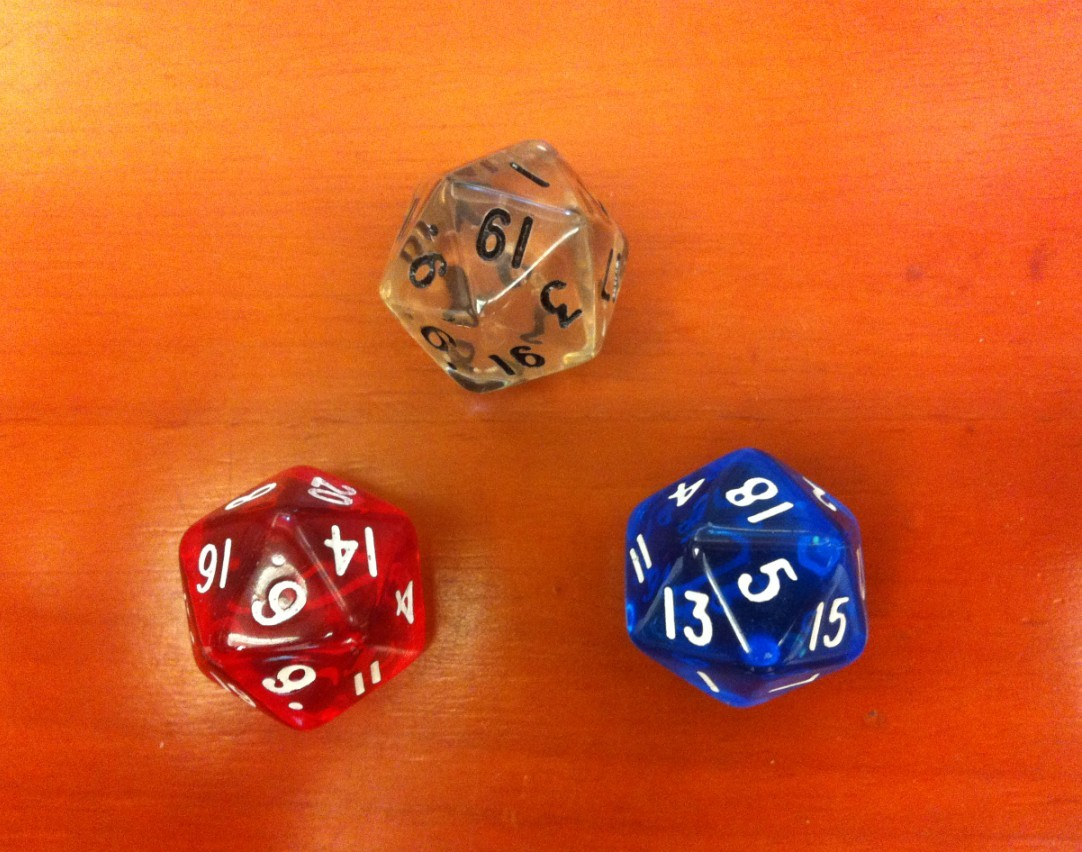
#> input picture dice.jpg, 1082 x 852 px
$ jupyter execute 'D20 Roller Image.ipynb'
#> lines starting #> are read from the running program, lines starting #| are printed output that depends on the picture; after the words box and inside, x2 and y2 are one past the last pixel; in counts of white or black regions, pixels touching at a corner belong together
[cell 1]
import numpy as np
import cv2
import matplotlib.pyplot as plt
min_threshold = 1                      # these values are used to filter our detector.
max_threshold = 2000                     # they can be tweaked depending on the camera distance, camera angle, ...
min_area = 100                         # ... focus, brightness, etc.
min_circularity = .2
min_inertia_ratio = .5

# Load an color image in color (1), grayscale (0), or unchanged (-1)
img = cv2.imread('dice.jpg',1)
#> img is the input picture: shape (852, 1082, 3); mean B, G, R 35.3, 90.4, 208.4
img = cv2.cvtColor(img, cv2.COLOR_BGR2RGB)
grey_img = cv2.imread('dice.jpg',0)
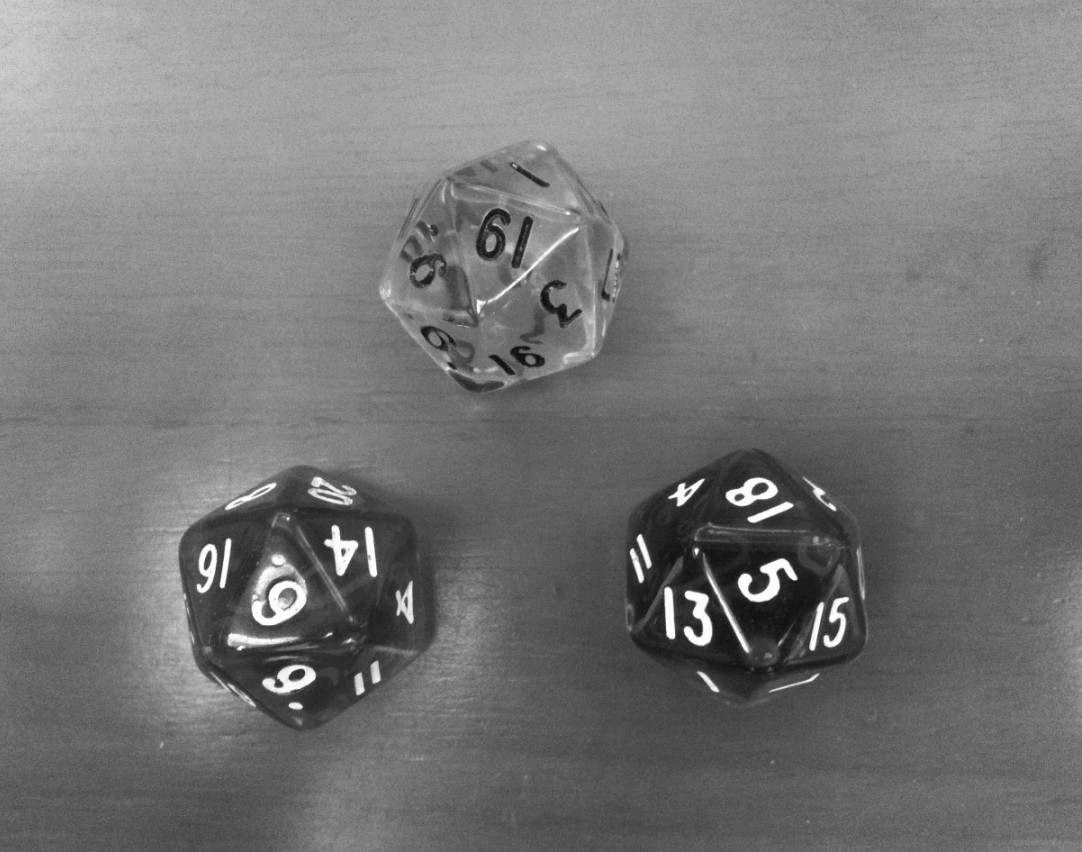
#> grey_img: shape (852, 1082); min 11, max 255, mean 119.4
hsv_img = cv2.imread('dice.jpg',1)
hsv_img = cv2.cvtColor(img, cv2.COLOR_BGR2HSV)
#> hsv_img: shape (852, 1082, 3); mean H, S, V 106.2, 217.5, 212.4
denoised_img2 = cv2.fastNlMeansDenoisingColored(hsv_img,None,15,15,7,21)
#> denoised_img2: shape (852, 1082, 3); mean H, S, V 105.7, 217.5, 212.4
denoised_img = cv2.fastNlMeansDenoisingColored(img,None,15,15,7,21)
grey_denoised_img = cv2.fastNlMeansDenoising(grey_img,None,15,7,21)

# Desired operations done here
params = cv2.SimpleBlobDetector_Params()                # declare filter parameters.
params.filterByArea = True
params.filterByCircularity = True
#params.filterByInertia = True
#params.minThreshold = min_threshold
#params.maxThreshold = max_threshold
params.minArea = min_area
#params.minCircularity = min_circularity
#params.minInertiaRatio = min_inertia_ratio

detector = cv2.SimpleBlobDetector_create(params)        # create a blob detector object.

[cell 2]
keypoints = detector.detect(denoised_img2)                         # keypoints is a list containing the detected blobs.
#> keypoints = 3 keypoints; (x, y, size): (276, 590, 66.4), (430, 231, 16.4), (296, 705, 12.2)
# here we draw keypoints on the frame.
img_with_keypoints = cv2.drawKeypoints(denoised_img2, keypoints, np.array([]), (0, 255, 0),
                                          cv2.DRAW_MATCHES_FLAGS_DRAW_RICH_KEYPOINTS)
#> img_with_keypoints: shape (852, 1082, 3); mean H, S, V 105.7, 217.5, 212.4

full_filter = cv2.Canny(img_with_keypoints,100,200)
#> full_filter: shape (852, 1082); 1.1% white in thin lines or dots, all inside (x1, y1, x2, y2) = (178, 163, 870, 713)
filter1 = cv2.Canny(img_with_keypoints[:,:,0],100,200)#hue
#> filter1: shape (852, 1082); 0.41% white in thin lines or dots, all inside (x1, y1, x2, y2) = (225, 222, 868, 713)
filter2 = cv2.Canny(img_with_keypoints[:,:,1],100,200)#sat
#> filter2: shape (852, 1082); 0.85% white in thin lines or dots, all inside (x1, y1, x2, y2) = (178, 163, 870, 711)
filter3 = cv2.Canny(img_with_keypoints[:,:,2],100,200)#value
#> filter3: shape (852, 1082); 0.74% white in thin lines or dots, all inside (x1, y1, x2, y2) = (197, 162, 863, 713)

f, axarr = plt.subplots(4,2,figsize=(50,50))
axarr[0,0].imshow(img_with_keypoints)
axarr[0,1].imshow(full_filter)
axarr[1,0].imshow(img_with_keypoints[:,:,0], cmap='gray')
axarr[1,1].imshow(filter1)
axarr[2,0].imshow(img_with_keypoints[:,:,1], cmap='gray')
axarr[2,1].imshow(filter2)
axarr[3,0].imshow(img_with_keypoints[:,:,2], cmap='gray')
axarr[3,1].imshow(filter3)

plt.tight_layout()
plt.show()
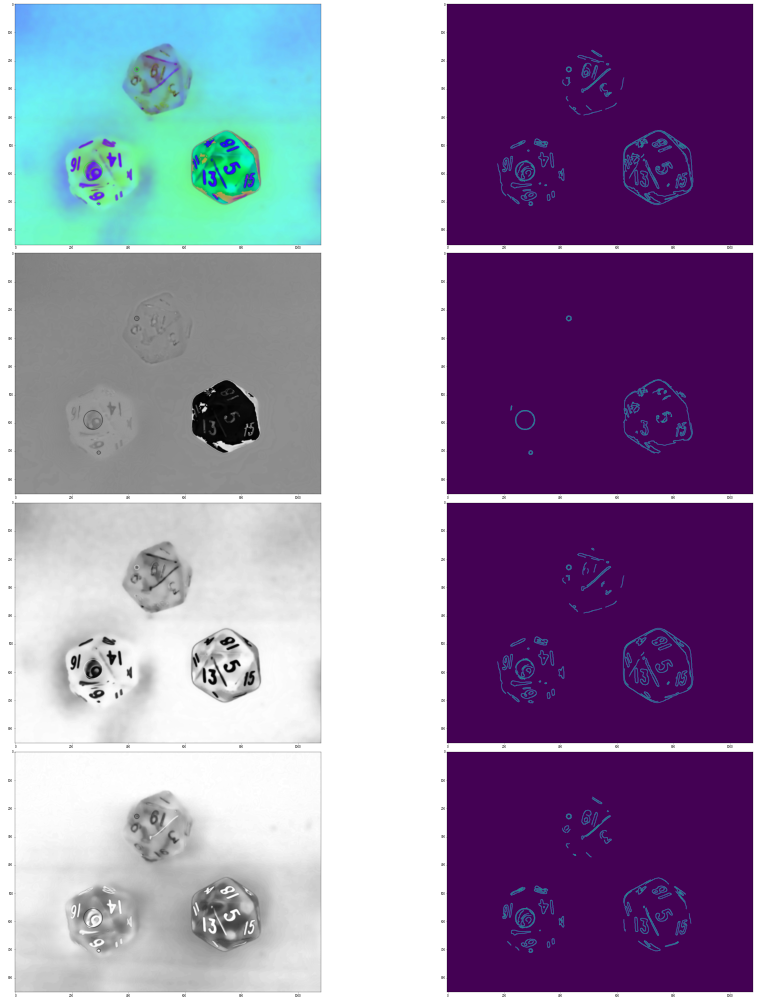
#> figure drawn by matplotlib, 8 panels

[cell 3]
# cv2.imshow("Dice Reader", img_with_keypoints)            # display the frame with keypoints added.
# reading = len(keypoints)                                # 'reading' counts the number of keypoints (pips).
# k = cv2.waitKey(0) & 0xFF
# #if k == 27:         # wait for ESC key to exit
# cv2.destroyAllWindows()

[cell 4]
keypoints = detector.detect(denoised_img)                         # keypoints is a list containing the detected blobs.
#> keypoints = 2 keypoints; (x, y, size): (297, 675, 14.8), (759, 488, 14.7)
# here we draw keypoints on the frame.
img_with_keypoints = cv2.drawKeypoints(denoised_img, keypoints, np.array([]), (0, 255, 0),
                                          cv2.DRAW_MATCHES_FLAGS_DRAW_RICH_KEYPOINTS)

full_filter = cv2.Canny(img_with_keypoints,150,400)
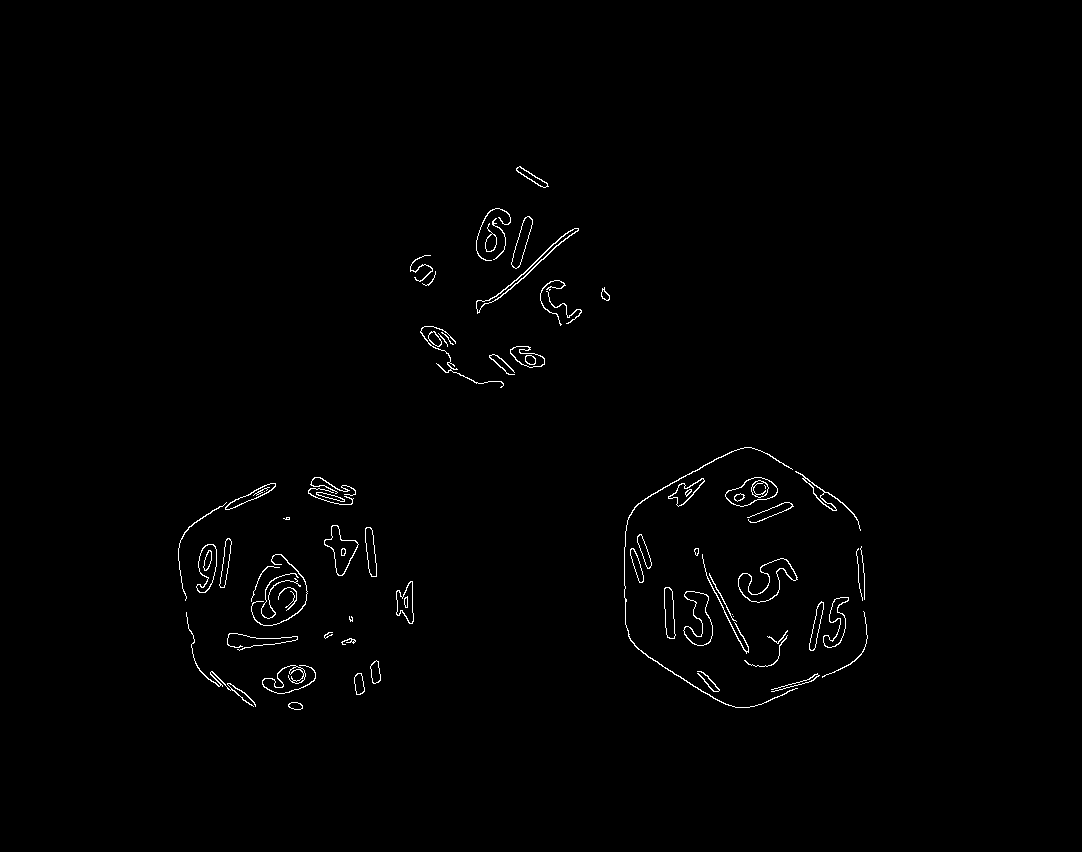
#> full_filter: shape (852, 1082); 0.85% white in thin lines or dots, all inside (x1, y1, x2, y2) = (178, 166, 868, 710)

f, axarr = plt.subplots(1,2,figsize=(50,50))
axarr[0].imshow(img_with_keypoints, cmap='gray')
axarr[1].imshow(full_filter)

plt.tight_layout()
plt.show()

[cell 5]
keypoints = detector.detect(grey_denoised_img)                         # keypoints is a list containing the detected blobs.
#> keypoints = 2 keypoints; (x, y, size): (297, 675, 14.8), (759, 488, 14.8)
# here we draw keypoints on the frame.
img_with_keypoints = cv2.drawKeypoints(grey_denoised_img, keypoints, np.array([]), (0, 255, 0),
                                          cv2.DRAW_MATCHES_FLAGS_DRAW_RICH_KEYPOINTS)

#draw multiple axes
full_filter = cv2.Canny(img_with_keypoints,200,300)
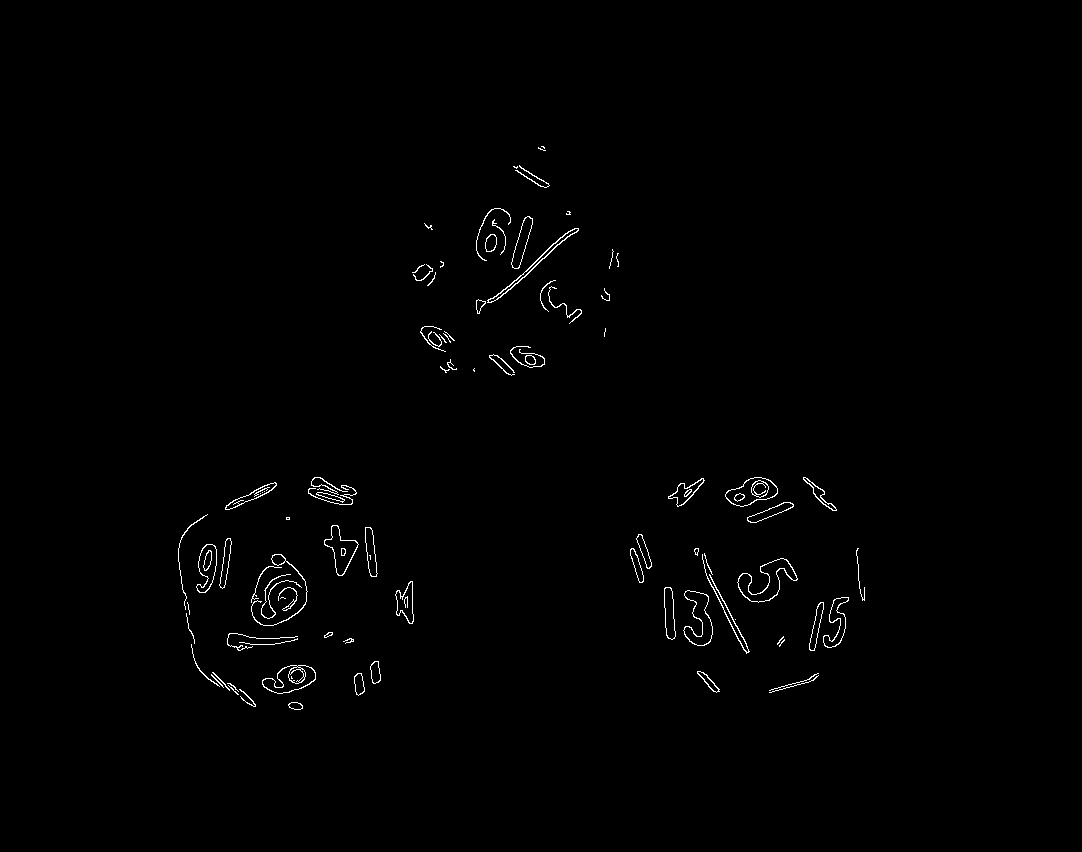
#> full_filter: shape (852, 1082); 0.74% white in thin lines or dots, all inside (x1, y1, x2, y2) = (178, 146, 865, 710)
f, axarr = plt.subplots(1,2,figsize=(50,50))
axarr[0].imshow(img_with_keypoints, cmap='gray')
axarr[1].imshow(full_filter)
plt.tight_layout()
plt.show()
